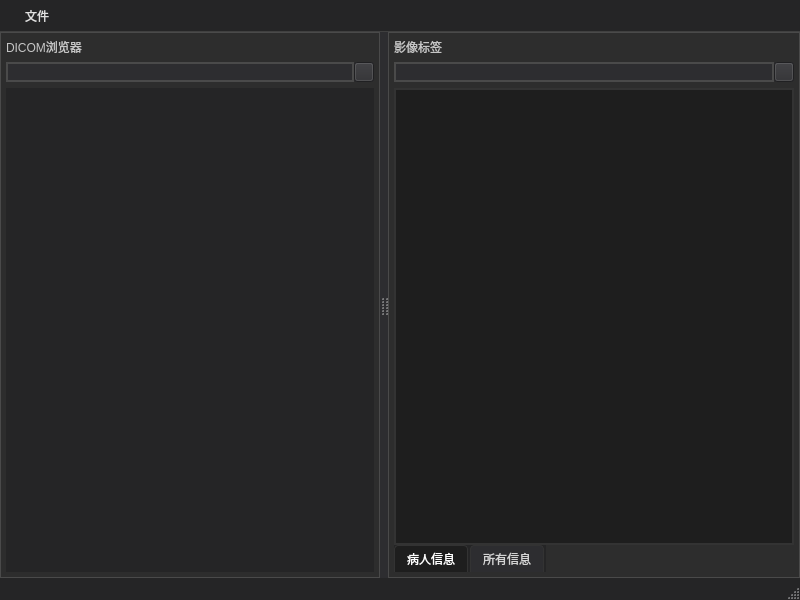
<?xml version="1.0" encoding="UTF-8"?>
<ui version="4.0">
 <class>MainWindow</class>
 <widget class="QMainWindow" name="MainWindow">
  <property name="geometry">
   <rect>
    <x>0</x>
    <y>0</y>
    <width>800</width>
    <height>600</height>
   </rect>
  </property>
  <property name="windowTitle">
   <string>MTK-Viewer</string>
  </property>
  <property name="styleSheet">
   <string notr="true">QMenuBar {
    background-color: #252526;
    border-bottom: 1px solid #404040;
    color: #e0e0e0;
    font-family: &quot;Microsoft YaHei&quot;, &quot;Segoe UI&quot;;
    font-size: 9pt;
    padding: 1px;
}

QMenuBar::item {
    background-color: transparent;
    color: #e0e0e0;
    padding: 6px 16px;
    margin: 0px 2px;
    border-radius: 3px;
}

QMenuBar::item:selected {
    background-color: #3a6ea5;
    color: #ffffff;
}

QMenuBar::item:pressed {
    background-color: #2a5685;
    color: #ffffff;
}

QMenuBar::item:disabled {
    color: #666666;
}

/* 菜单下拉部分的样式 */
QMenu {
    background-color: #2b2b2b;
    border: 1px solid #404040;
    color: #e0e0e0;
    font-size: 9pt;
    padding: 4px;
}

QMenu::item {
    background-color: transparent;
    color: #e0e0e0;
    padding: 6px 24px 6px 16px;
    margin: 2px 4px;
    border-radius: 3px;
}

QMenu::item:selected {
    background-color: #3a6ea5;
    color: #ffffff;
}

QMenu::item:disabled {
    color: #666666;
}

QMenu::separator {
    height: 1px;
    background: #404040;
    margin: 4px 8px;
}

QMenu::indicator:checked {
    background-color: #3a6ea5;
    border: 2px solid #5a8ec9;
    border-radius: 2px;
}

QStatusBar{
       background-color: #252526;
}

*{
   color:rgb(198, 198, 198)
}</string>
  </property>
  <widget class="QWidget" name="centralwidget">
   <property name="styleSheet">
    <string notr="true">background-color:#2d2d30;</string>
   </property>
   <layout class="QVBoxLayout" name="verticalLayout">
    <property name="leftMargin">
     <number>0</number>
    </property>
    <property name="topMargin">
     <number>0</number>
    </property>
    <property name="rightMargin">
     <number>0</number>
    </property>
    <property name="bottomMargin">
     <number>0</number>
    </property>
    <item>
     <widget class="QSplitter" name="splitter">
      <property name="orientation">
       <enum>Qt::Horizontal</enum>
      </property>
      <widget class="QWidget" name="leftWidget" native="true">
       <property name="styleSheet">
        <string notr="true">QWidget#leftWidget{
  border:1px solid #4a4a4a;
background-color:#2d2d2d;
}</string>
       </property>
       <layout class="QVBoxLayout" name="verticalLayout_8">
        <property name="spacing">
         <number>0</number>
        </property>
        <property name="leftMargin">
         <number>6</number>
        </property>
        <property name="topMargin">
         <number>6</number>
        </property>
        <property name="rightMargin">
         <number>6</number>
        </property>
        <property name="bottomMargin">
         <number>6</number>
        </property>
        <item>
         <layout class="QVBoxLayout" name="leftLayout">
          <property name="spacing">
           <number>0</number>
          </property>
          <property name="leftMargin">
           <number>0</number>
          </property>
          <property name="topMargin">
           <number>0</number>
          </property>
          <property name="rightMargin">
           <number>0</number>
          </property>
          <property name="bottomMargin">
           <number>0</number>
          </property>
          <item>
           <layout class="QVBoxLayout" name="verticalLayout_4">
            <property name="spacing">
             <number>0</number>
            </property>
            <item>
             <layout class="QHBoxLayout" name="horizontalLayout_2">
              <property name="spacing">
               <number>0</number>
              </property>
              <item>
               <widget class="QLabel" name="label_2">
                <property name="styleSheet">
                 <string notr="true">background-color: rgba(255, 255, 255, 0);</string>
                </property>
                <property name="text">
                 <string>DICOM浏览器</string>
                </property>
               </widget>
              </item>
             </layout>
            </item>
            <item>
             <layout class="QHBoxLayout" name="horizontalLayout_4">
              <property name="topMargin">
               <number>6</number>
              </property>
              <property name="bottomMargin">
               <number>6</number>
              </property>
              <item>
               <widget class="QLineEdit" name="lineEdit_2">
                <property name="styleSheet">
                 <string notr="true">QLineEdit {
    border: 2px solid #4a4a4a;   
    color: #333;                 
}</string>
                </property>
               </widget>
              </item>
              <item>
               <widget class="QPushButton" name="pushButton_6">
                <property name="minimumSize">
                 <size>
                  <width>20</width>
                  <height>20</height>
                 </size>
                </property>
                <property name="maximumSize">
                 <size>
                  <width>20</width>
                  <height>20</height>
                 </size>
                </property>
                <property name="styleSheet">
                 <string notr="true">background-image: url(:/icon/assets/imgs/搜索.png);</string>
                </property>
                <property name="text">
                 <string/>
                </property>
               </widget>
              </item>
             </layout>
            </item>
           </layout>
          </item>
          <item>
           <widget class="QTreeView" name="ProjectTree">
            <property name="minimumSize">
             <size>
              <width>100</width>
              <height>0</height>
             </size>
            </property>
            <property name="maximumSize">
             <size>
              <width>16777215</width>
              <height>16777215</height>
             </size>
            </property>
            <property name="baseSize">
             <size>
              <width>100</width>
              <height>0</height>
             </size>
            </property>
            <property name="styleSheet">
             <string notr="true">QTreeView {
    border: 0px solid #8a8a8a30;   
    color: #333;                 
    background-color: rgb(37, 37, 38);
}</string>
            </property>
           </widget>
          </item>
         </layout>
        </item>
       </layout>
      </widget>
      <widget class="QWidget" name="horizontalLayoutWidget">
       <layout class="QHBoxLayout" name="vtkContainer"/>
      </widget>
      <widget class="QWidget" name="rightWidget" native="true">
       <property name="styleSheet">
        <string notr="true">QWidget#rightWidget{
 border:1px solid #4a4a4a;
background-color:#2d2d2d;
}</string>
       </property>
       <layout class="QVBoxLayout" name="verticalLayout_7">
        <property name="leftMargin">
         <number>6</number>
        </property>
        <property name="topMargin">
         <number>6</number>
        </property>
        <property name="rightMargin">
         <number>6</number>
        </property>
        <property name="bottomMargin">
         <number>6</number>
        </property>
        <item>
         <layout class="QVBoxLayout" name="rightLayout">
          <property name="spacing">
           <number>0</number>
          </property>
          <item>
           <layout class="QVBoxLayout" name="verticalLayout_3">
            <item>
             <layout class="QVBoxLayout" name="verticalLayout_2">
              <property name="spacing">
               <number>0</number>
              </property>
              <item>
               <layout class="QHBoxLayout" name="horizontalLayout">
                <item>
                 <widget class="QLabel" name="label">
                  <property name="styleSheet">
                   <string notr="true">background-color: rgba(255, 255, 255, 0);</string>
                  </property>
                  <property name="text">
                   <string>影像标签</string>
                  </property>
                 </widget>
                </item>
               </layout>
              </item>
              <item>
               <layout class="QHBoxLayout" name="horizontalLayout_3">
                <property name="topMargin">
                 <number>6</number>
                </property>
                <property name="bottomMargin">
                 <number>6</number>
                </property>
                <item>
                 <widget class="QLineEdit" name="lineEdit">
                  <property name="styleSheet">
                   <string notr="true">QLineEdit {
    border: 2px solid #4a4a4a;   
    color: #333;                 
}</string>
                  </property>
                 </widget>
                </item>
                <item>
                 <widget class="QPushButton" name="pushButton_3">
                  <property name="minimumSize">
                   <size>
                    <width>20</width>
                    <height>20</height>
                   </size>
                  </property>
                  <property name="maximumSize">
                   <size>
                    <width>20</width>
                    <height>20</height>
                   </size>
                  </property>
                  <property name="styleSheet">
                   <string notr="true">background-image: url(:/icon/assets/imgs/搜索.png);</string>
                  </property>
                  <property name="text">
                   <string/>
                  </property>
                 </widget>
                </item>
               </layout>
              </item>
             </layout>
            </item>
           </layout>
          </item>
          <item>
           <widget class="QTabWidget" name="tagTab">
            <property name="minimumSize">
             <size>
              <width>100</width>
              <height>0</height>
             </size>
            </property>
            <property name="maximumSize">
             <size>
              <width>16777215</width>
              <height>16777215</height>
             </size>
            </property>
            <property name="styleSheet">
             <string notr="true">/* 整体背景 */
QWidget {
    background-color: #252526;
    color: #d4d4d4;
    selection-background-color: #007acc;
}

/* QTabWidget 样式 */
QTabWidget::pane {
    border: 1px solid #333333;
    background-color: rgb(255, 85, 0);
}

QTabBar::tab {
    background-color: #2d2d30;
    color: #d4d4d4;
    padding: 6px 12px;
    border: 1px solid #333333;
    border-bottom: none;
    border-top-left-radius: 4px;
    border-top-right-radius: 4px;
    margin-right: 2px;
}

QTabBar::tab:hover {
    background-color: #3e3e42;
}

QTabBar::tab:selected {
    background-color: #1e1e1e;
    color: #ffffff;
}


/* QTableView 样式 */
QTableView {
    background-color: #1e1e1e;
    alternate-background-color: #2a2d2e;
    gridline-color: #3c3c3c;
    selection-background-color: #094771;
    selection-color: #ffffff;
    border: 1px solid #333333;
}

QHeaderView::section {
    background-color: #2d2d30;
    color: #cccccc;
    border: 1px solid #3c3c3c;
    padding: 4px;
}

QTableCornerButton::section {
    background-color: #2d2d30;
    border: 1px solid #3c3c3c;
}

/* 滚动条（可选） */
QScrollBar:vertical {
    background: #252526;
    width: 10px;
    margin: 0px;
}
QScrollBar::handle:vertical {
    background: #4e4e50;
    border-radius: 5px;
}
QScrollBar::handle:vertical:hover {
    background: #5e5e60;
}

QScrollBar:horizontal {
    background: #252526;
    height: 10px;
    margin: 0px;
}
QScrollBar::handle:horizontal {
    background: #4e4e50;
    border-radius: 5px;
}
QScrollBar::handle:horizontal:hover {
    background: #5e5e60;
}
</string>
            </property>
            <property name="tabPosition">
             <enum>QTabWidget::South</enum>
            </property>
            <property name="currentIndex">
             <number>0</number>
            </property>
            <widget class="QWidget" name="patientTab">
             <attribute name="title">
              <string>病人信息</string>
             </attribute>
             <layout class="QVBoxLayout" name="verticalLayout_5">
              <property name="spacing">
               <number>0</number>
              </property>
              <property name="leftMargin">
               <number>0</number>
              </property>
              <property name="topMargin">
               <number>0</number>
              </property>
              <property name="rightMargin">
               <number>0</number>
              </property>
              <property name="bottomMargin">
               <number>0</number>
              </property>
              <item>
               <widget class="QTableView" name="patientTagTable">
                <property name="minimumSize">
                 <size>
                  <width>0</width>
                  <height>0</height>
                 </size>
                </property>
                <property name="baseSize">
                 <size>
                  <width>100</width>
                  <height>0</height>
                 </size>
                </property>
                <attribute name="horizontalHeaderVisible">
                 <bool>true</bool>
                </attribute>
                <attribute name="verticalHeaderVisible">
                 <bool>false</bool>
                </attribute>
               </widget>
              </item>
             </layout>
            </widget>
            <widget class="QWidget" name="allTab">
             <attribute name="title">
              <string>所有信息</string>
             </attribute>
             <layout class="QVBoxLayout" name="verticalLayout_6">
              <item>
               <widget class="QTableView" name="allTagTable">
                <attribute name="verticalHeaderVisible">
                 <bool>false</bool>
                </attribute>
               </widget>
              </item>
             </layout>
            </widget>
           </widget>
          </item>
         </layout>
        </item>
       </layout>
      </widget>
     </widget>
    </item>
   </layout>
  </widget>
  <widget class="QMenuBar" name="menubar">
   <property name="geometry">
    <rect>
     <x>0</x>
     <y>0</y>
     <width>800</width>
     <height>32</height>
    </rect>
   </property>
   <widget class="QMenu" name="menu">
    <property name="title">
     <string>文件</string>
    </property>
    <addaction name="actionOpen"/>
    <addaction name="actionCloseCurrent"/>
    <addaction name="actionClose"/>
   </widget>
   <addaction name="menu"/>
  </widget>
  <widget class="QStatusBar" name="statusBar"/>
  <action name="actionOpen">
   <property name="text">
    <string>打开</string>
   </property>
  </action>
  <action name="actionClose">
   <property name="text">
    <string>退出程序</string>
   </property>
  </action>
  <action name="actionCloseCurrent">
   <property name="text">
    <string>关闭文件</string>
   </property>
  </action>
 </widget>
 <resources>
  <include location="MainWindow.qrc"/>
 </resources>
 <connections/>
</ui>
